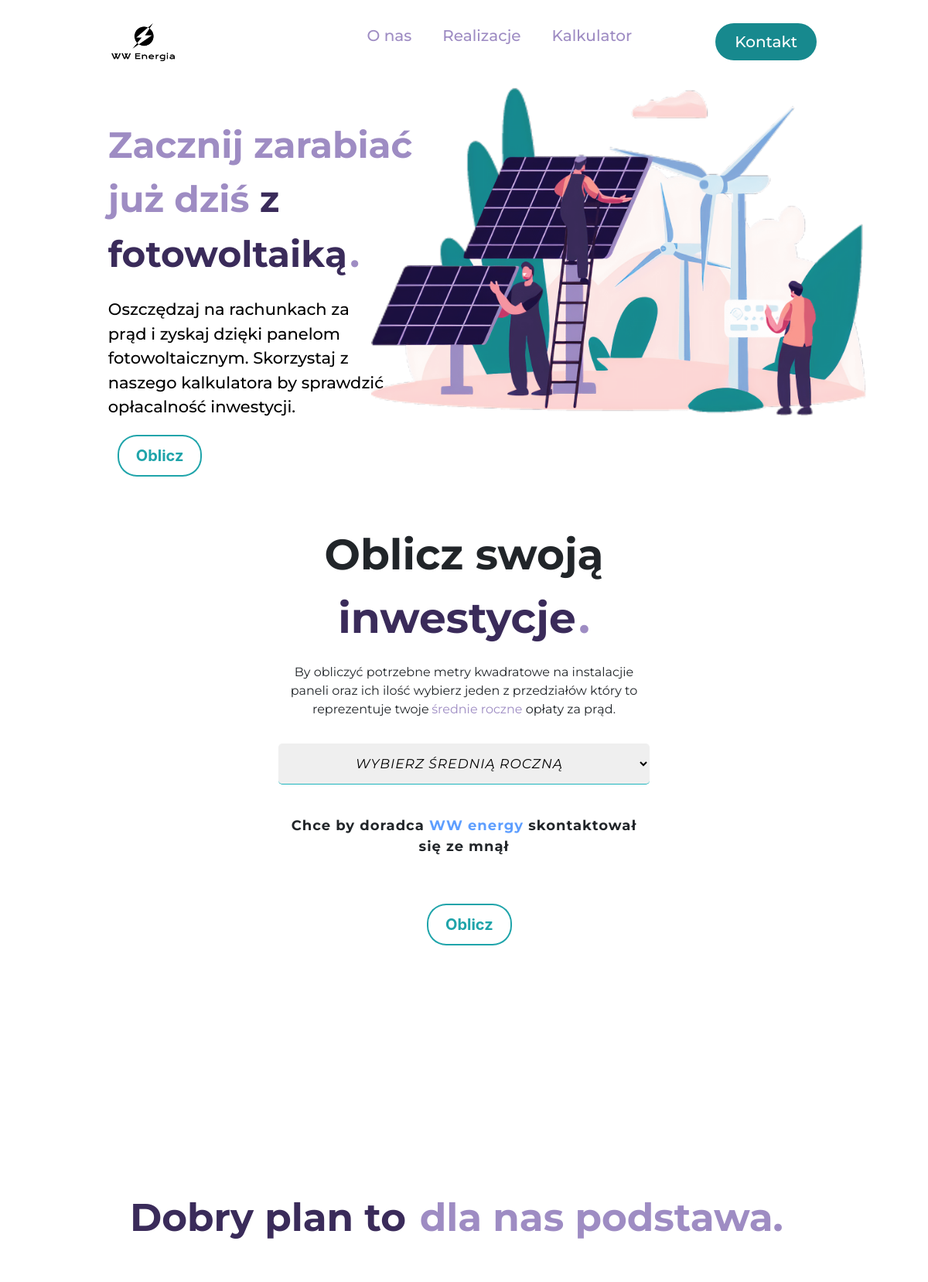
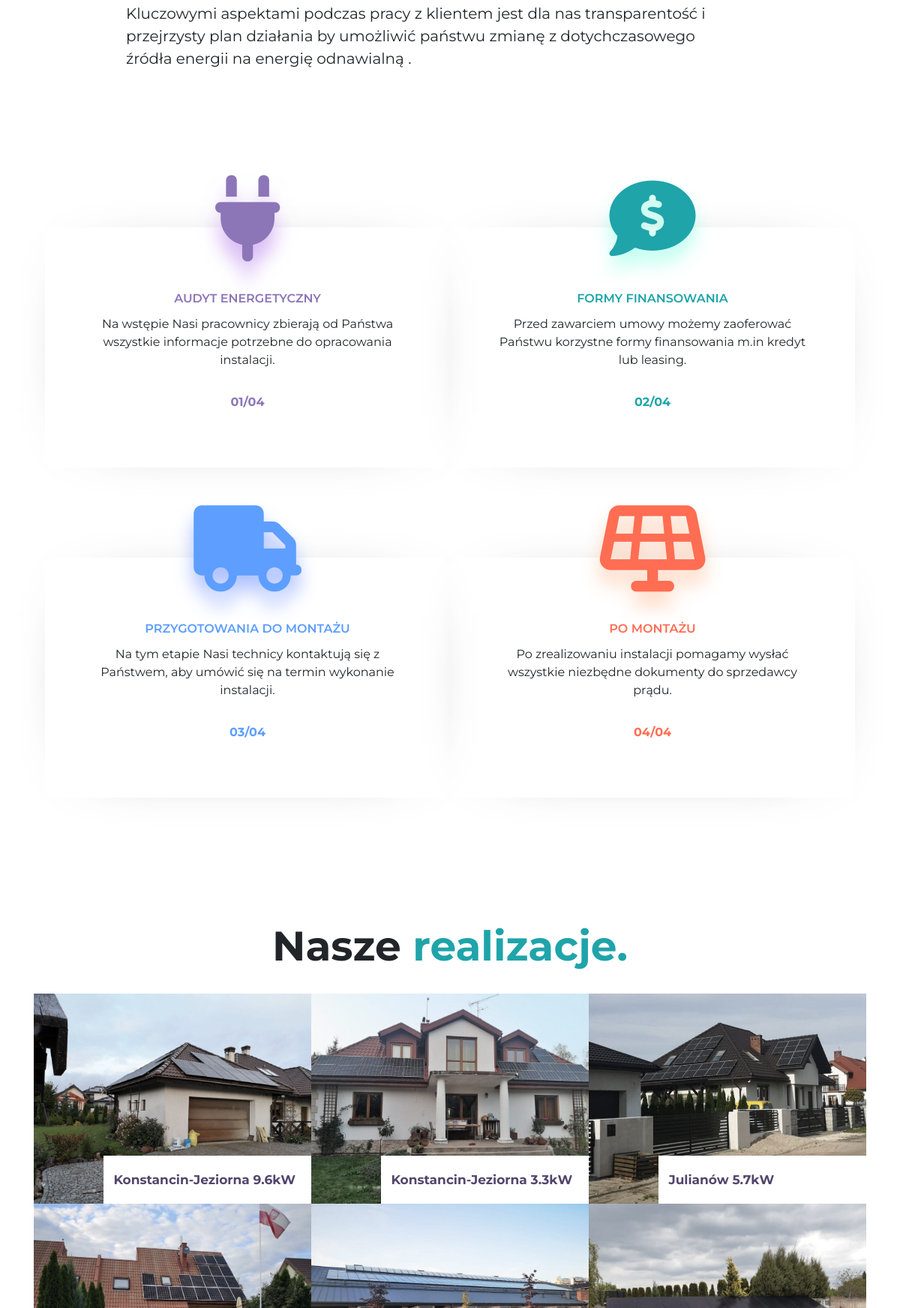
The page / (upper part) on the database its author committed (2 pictures, top to bottom).
### energy/models.py (models this page shows, shortened)
class galleryModel(models.Model):
    place    = models.CharField(max_length=50, null=False,blank=False)
    pic_place = models.ImageField(null=True)
    kw_place  = models.DecimalField(null=True,blank=False,decimal_places=1,max_digits=6)

### energy/views.py (the view)
# urls.py: path('', views.home, name='home'),
def home(request):
    dataFooter  = info.objects.last()
    latest_pics = galleryModel.objects.all()[:6]
    form        = clientForm()
    selectPrice = electricityPrice.objects.all()
    context={
      'latest_pics':latest_pics,
      'form'       :form,
      'selectPrice':selectPrice,
      'dataFooter':dataFooter
    }
    return render(request,'index.html', context)

### energy/forms.py
class clientForm(forms.ModelForm):
    class Meta:
        model   = client
        fields  = ['name','surname','phone','email','price']
        widgets = {
            'name':forms.TextInput(attrs={'class':'form__field','id':'name','name':'name','placeholder':'name','maxlength':'"20"'}),
            'surname':forms.TextInput(attrs={'class':'form__field','id':'surname','surname':'surname','placeholder':'surname','maxlength':'"30"'}),
            'phone':forms.TextInput(attrs={'class':'form__field','id':'surname','phone':'phone','placeholder':'phone','maxlength':'"10"'}),
            'email':forms.TextInput(attrs={'class':'form__field','id':'surname','email':'email','placeholder':'email','maxlength':'"40"'}),
            'price':forms.TextInput(attrs={})
        }

### templates/index.html
{% extends 'base.html' %}
{% load static %}
{% block content %}
{%  include 'nav.html' %}
<div class="grid-container-picture">
    <div class="textIndex">
        <div class="textIndexContent">
            Zacznij zarabiać już dziś  <span class="textIndexContentColor">z fotowoltaiką<span class="textIndexDot">.</span>
            </span>
        </div>
        <div class="textAboutIndex">
            Oszczędzaj na rachunkach za prąd i zyskaj dzięki panelom fotowoltaicznym. Skorzystaj z naszego kalkulatora by sprawdzić opłacalność inwestycji.
        </div>
        <div class="buttonIndex">
            <a href="#calc">
                 <button >Oblicz</button>
            </a>
        </div>
    </div>
    <div class="backgroundImgIndex">
        <div class="mainPictureIndex">
            <img class="responsiveImgIndex" src="{% static 'images/backgroundImg.png'  %}" alt="background picture">
        </div>
    </div>
</div>
{% include 'calc.html'  %}
{% include 'howWeWork.html'  %}
{% include 'gallery.html'  %}
{% endblock %}

### templates/gallery.html
<div class="container galleryPos" id='gallery'>
    <div class="row">
        <div class="col-2">
        </div>
        <div class="col-8">
            <div class="titleGalleryWrapper">
                Nasze <span class="colorGallerytitle"> realizacje.</span>
            </div>
        </div>
        <div class="col-2">
        </div>
    </div>
    <div class="row no-gutters ">
        {% for x in latest_pics  %}
            <div class="col-sm-12 col-md-12 col-lg-4 align-self-center">
                <div class="tileGallery" style="background-image: url('{{ x.pic_place.url }}');">
                    <div class="boxWhere">
                        <div class="titleWhere">
                            {{ x.place  }} {{ x.kw_place  }}kW
                        </div>
                    </div>
                </div>
            </div>
        {% endfor  %}
    </div>
</div>

### static/css/indexGrid.css (style rules this page uses)
.grid-container-picture { display:grid;grid-template-columns:1fr 1fr 1fr 1fr 1fr 1fr;grid-template-rows:1fr 1fr 1fr;gap:1px 1px;grid-template-areas:"textIndex textIndex backgroundImgIndex backgroundImgIndex backgroundImgIndex backgroundImgIndex" "textIndex textIndex backgroundImgIndex backgroundImgIndex backgroundImgIndex backgroundImgIndex" "textIndex textIndex backgroundImgIndex backgroundImgIndex backgroundImgIndex backgroundImgIndex" }
.backgroundImgIndex { grid-area:backgroundImgIndex }
.textIndex { grid-area:textIndex }

### static/css/index.css (style rules this page uses)
html { scroll-behavior:smooth }
.responsiveImgIndex { max-width:80%;margin-left:10% }
.textIndexContent { font-family:"Montserrat";font-weight:700;font-size:64px;width:100%;margin-left:35%;margin-top:11%;color:#9e8cc3;z-index:1000 }
.textIndexContentColor { color:#3a2b5a }
.textIndexDot { color:#9e8cc3;margin-left:.3vw }
.textAboutIndex { font-family:"Montserrat";text-align:left;font-size:21px;width:90%;font-weight:500;margin-left:35%;margin-top:5%;color:#000;z-index:1000 }
.buttonIndex { margin-left:33% }
@media (max-width:1600px) { .textIndexContent { font-size:47px } }

### static/css/nav.css (style rules this page uses)
button { background:none;border:0;box-sizing:border-box;margin:1em;padding:1.5vh 3vh;box-shadow:inset 0 0 0 2px #1fa4aa;color:#1fa4aa;font-size:inherit;font-weight:700;position:relative;vertical-align:middle;font-size:20px;border-radius:25px }
button::before,button::after { outline:none;border:none }

### static/css/work.css (style rules this page uses)
body { padding:0;margin:0 }

### static/css/gallery.css (style rules this page uses)
.titleGalleryWrapper { margin-top:5%;font-family:"Montserrat";font-weight:700;font-size:55px;text-align:center;margin-bottom:3% }
.galleryPos { margin-bottom:5% }
.colorGallerytitle { color:#1fa4aa }
.tileGallery { width:100%;height:35vh;filter:grayscale(30%);position:relative;background-size:cover;background-repeat:no-repeat;background-position:center center }
.boxWhere { width:75%;height:8vh;background-color:#fff;position:absolute;bottom:0;right:0 }
.titleWhere { width:90%;margin-left:5%;margin-top:7%;font-family:"Montserrat";font-size:17px;font-weight:700;color:#55447a;word-wrap:break-word }

### rows shown on the page
galleryModel: pic_place (picture), place "Konstancin-Jeziorna", kw_place "9.6"
galleryModel: pic_place (picture), place "Konstancin-Jeziorna", kw_place "3.3"
galleryModel: pic_place (picture), place "Julianów", kw_place "5.7"
galleryModel: pic_place (picture)
galleryModel: pic_place (picture)
galleryModel: pic_place (picture)
